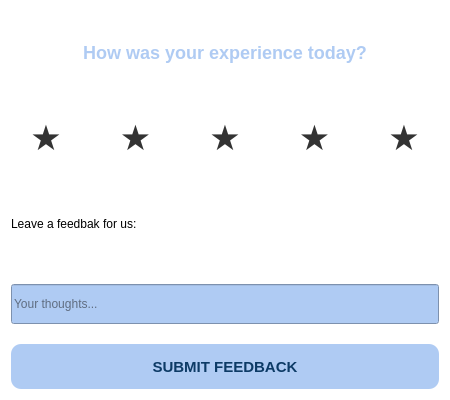
<?xml version="1.0" encoding="UTF-8"?>
<ui version="4.0">
 <class>RatingUI</class>
 <widget class="QWidget" name="RatingUI">
  <property name="geometry">
   <rect>
    <x>0</x>
    <y>0</y>
    <width>450</width>
    <height>400</height>
   </rect>
  </property>
  <property name="windowTitle">
   <string>Rate Our Service</string>
  </property>
  <property name="styleSheet">
   <string notr="true">/* Áp dụng trực tiếp cho chính Widget này và toàn bộ con bên trong */
QWidget {
    background-color: #FFFFFF; /* Nền trắng sạch sẽ */
    color: #000000;            /* Chữ đen rõ ràng */
    font-family: 'Georgia';
}

QLabel {
    background-color: transparent; /* Đảm bảo nhãn không bị đè nền */
}</string>
  </property>
  <layout class="QVBoxLayout" name="verticalLayout">
   <property name="spacing">
    <number>20</number>
   </property>
   <property name="contentsMargins" stdset="0">
    <number>30</number>
   </property>
   <item>
    <widget class="QLabel" name="lblInstruction">
     <property name="styleSheet">
      <string notr="true">font-size: 18px; font-weight: bold; color: #AFCBF3;</string>
     </property>
     <property name="text">
      <string>How was your experience today?</string>
     </property>
     <property name="alignment">
      <set>Qt::AlignCenter</set>
     </property>
    </widget>
   </item>
   <item>
    <layout class="QHBoxLayout" name="starLayout">
     <item>
      <widget class="QPushButton" name="star_1">
       <property name="minimumSize">
        <size>
         <width>50</width>
         <height>50</height>
        </size>
       </property>
       <property name="styleSheet">
        <string>QPushButton { background: transparent; color: #333; font-size: 35px; border: none; } QPushButton:hover { color: gold; }</string>
       </property>
       <property name="text">
        <string>★</string>
       </property>
      </widget>
     </item>
     <item>
      <widget class="QPushButton" name="star_2">
       <property name="minimumSize">
        <size>
         <width>50</width>
         <height>50</height>
        </size>
       </property>
       <property name="styleSheet">
        <string>QPushButton { background: transparent; color: #333; font-size: 35px; border: none; }</string>
       </property>
       <property name="text">
        <string>★</string>
       </property>
      </widget>
     </item>
     <item>
      <widget class="QPushButton" name="star_3">
       <property name="minimumSize">
        <size>
         <width>50</width>
         <height>50</height>
        </size>
       </property>
       <property name="styleSheet">
        <string>QPushButton { background: transparent; color: #333; font-size: 35px; border: none; }</string>
       </property>
       <property name="text">
        <string>★</string>
       </property>
      </widget>
     </item>
     <item>
      <widget class="QPushButton" name="star_4">
       <property name="minimumSize">
        <size>
         <width>50</width>
         <height>50</height>
        </size>
       </property>
       <property name="styleSheet">
        <string>QPushButton { background: transparent; color: #333; font-size: 35px; border: none; }</string>
       </property>
       <property name="text">
        <string>★</string>
       </property>
      </widget>
     </item>
     <item>
      <widget class="QPushButton" name="star_5">
       <property name="minimumSize">
        <size>
         <width>50</width>
         <height>50</height>
        </size>
       </property>
       <property name="styleSheet">
        <string>QPushButton { background: transparent; color: #333; font-size: 35px; border: none; }</string>
       </property>
       <property name="text">
        <string>★</string>
       </property>
      </widget>
     </item>
    </layout>
   </item>
   <item>
    <widget class="QLabel" name="lblFeedback">
     <property name="text">
      <string>Leave a feedbak for us:</string>
     </property>
    </widget>
   </item>
   <item>
    <widget class="QLineEdit" name="lineEditFeedback">
     <property name="minimumSize">
      <size>
       <width>0</width>
       <height>40</height>
      </size>
     </property>
     <property name="styleSheet">
      <string notr="true"> background-color:#AFCBF3; color: rgb(15, 15, 15);</string>
     </property>
     <property name="placeholderText">
      <string>Your thoughts...</string>
     </property>
    </widget>
   </item>
   <item>
    <widget class="QPushButton" name="btnSubmit">
     <property name="minimumSize">
      <size>
       <width>0</width>
       <height>45</height>
      </size>
     </property>
     <property name="styleSheet">
      <string notr="true">QPushButton { background-color: #AFCBF3; color: #0D3B66; font-weight: bold; border-radius: 10px; font-size: 15px; } QPushButton:hover { background-color: #A6C8FF; }</string>
     </property>
     <property name="text">
      <string>SUBMIT FEEDBACK</string>
     </property>
    </widget>
   </item>
  </layout>
 </widget>
 <resources/>
 <connections/>
</ui>
